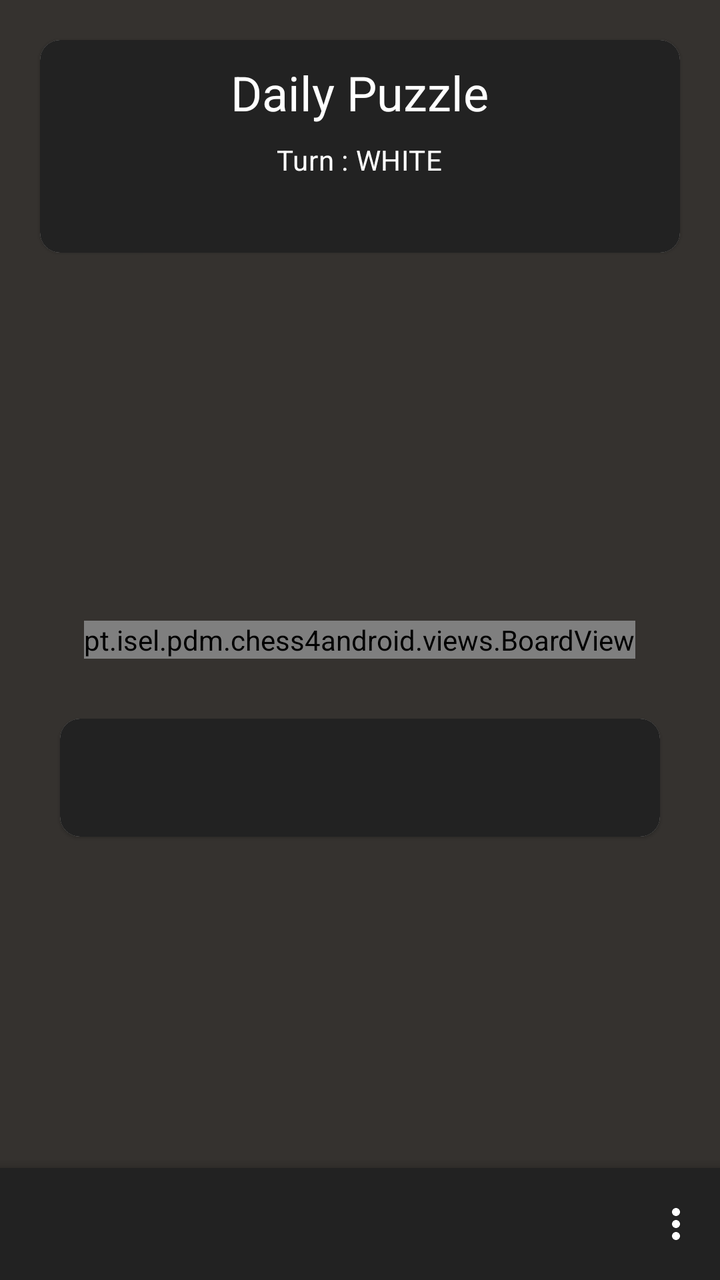
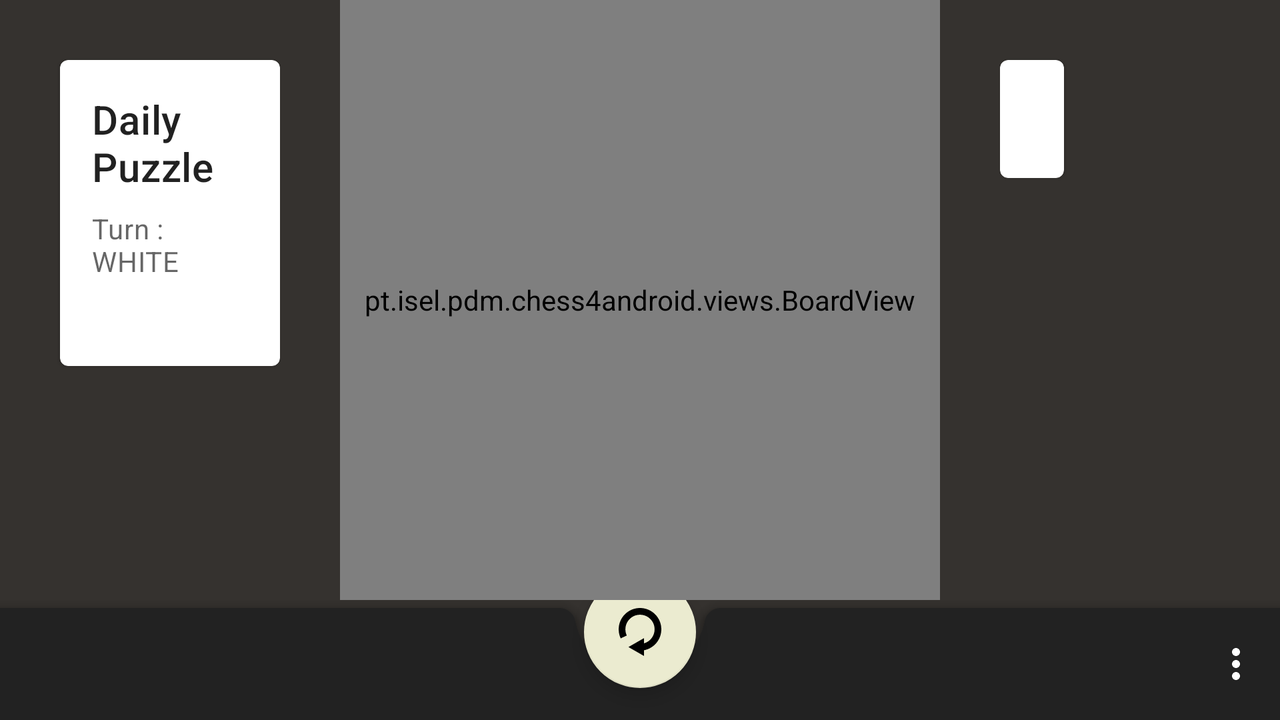

First picture: res/layout/ on a phone held upright. Second picture: the repository's own variant of that layout, on a device whose configuration matches the variant's folder. Source for both follows.
<!-- AndroidManifest.xml: application theme Theme.Chess4Android -->
<!-- res/layout/activity_main.xml -->
<?xml version="1.0" encoding="utf-8"?>
<androidx.constraintlayout.widget.ConstraintLayout xmlns:android="http://schemas.android.com/apk/res/android"
    xmlns:tools="http://schemas.android.com/tools"
    android:layout_width="match_parent"
    android:layout_height="match_parent"
    android:background="@color/chess_board_bk"
    tools:context=".puzzle.MainActivity">


    <RelativeLayout
        android:layout_width="match_parent"
        android:layout_height="match_parent"
        android:layout_marginTop="0dp"
        android:gravity="center_horizontal"
        android:orientation="vertical">

        <pt.isel.pdm.chess4android.views.BoardView
            android:id="@+id/boardView"
            android:layout_width="wrap_content"
            android:layout_height="wrap_content"
            android:layout_centerInParent="true" />


        <com.google.android.material.card.MaterialCardView
            style="@style/MyCardView"
            android:id="@+id/card"
            android:layout_width="match_parent"
            android:layout_height="wrap_content"
            android:layout_margin="20sp">

            <LinearLayout
                android:layout_width="match_parent"
                android:layout_height="wrap_content"
                android:orientation="vertical"
                android:background="@color/dark_grey"
                android:padding="10dp">

                <TextView
                    android:id="@+id/cardTitle"
                    android:layout_width="wrap_content"
                    android:layout_height="wrap_content"
                    android:layout_gravity="center"
                    android:textColor="@color/white"
                    android:text="@string/daily_puzzle"
                    android:textAppearance="?attr/textAppearanceHeadline5" />

                <TextView
                    android:id="@+id/turnText"
                    android:layout_width="wrap_content"
                    android:layout_height="wrap_content"
                    android:layout_marginTop="8dp"
                    android:layout_gravity="center"
                    android:text="@string/turn_text"
                    android:textAppearance="?attr/textAppearanceBody2"
                    android:textColor="@color/white" />

                <TextView
                    android:id="@+id/solution_text"
                    android:layout_width="wrap_content"
                    android:layout_height="wrap_content"
                    android:layout_marginTop="8dp"
                    android:layout_gravity="center"
                    android:text=""
                    android:textAppearance="?attr/textAppearanceBody2"
                    android:textColor="?android:attr/textColorSecondary" />
            </LinearLayout>


        </com.google.android.material.card.MaterialCardView>





        <com.google.android.material.card.MaterialCardView
            style="@style/MyCardView"
            android:id="@+id/moveInfo"
            android:layout_width="match_parent"
            android:layout_height="wrap_content"
            android:layout_below="@id/boardView"
            android:layout_margin="30sp"
            android:background="@color/chess_board_bk"
            >

            <LinearLayout
                android:layout_width="match_parent"
                android:layout_height="wrap_content"
                android:orientation="vertical"
                android:background="@color/dark_grey"
                android:padding="16dp">




                <TextView
                    android:id="@+id/moveInfoText"
                    android:layout_width="wrap_content"
                    android:layout_height="wrap_content"
                    android:layout_gravity="center"
                    android:backgroundTintMode="screen"
                    android:textColor="@color/white"
                    android:textSize="20sp"

                    />
            </LinearLayout>



        </com.google.android.material.card.MaterialCardView>

    </RelativeLayout>


    <androidx.constraintlayout.widget.ConstraintLayout xmlns:app="http://schemas.android.com/apk/res-auto"
        android:layout_width="match_parent"
        android:layout_height="match_parent">



        <androidx.coordinatorlayout.widget.CoordinatorLayout
        android:layout_width="match_parent"
        android:layout_height="match_parent">


        <com.google.android.material.bottomappbar.BottomAppBar
            android:id="@+id/bottomAppBar"
            android:layout_width="match_parent"
            android:layout_height="wrap_content"
            android:layout_gravity="bottom"
            style="@style/Widget.MaterialComponents.BottomAppBar.Colored"
            app:menu="@menu/bottom_navigation_menu"
            android:backgroundTint="@color/dark_grey"
            />

        <com.google.android.material.floatingactionbutton.FloatingActionButton
            android:id="@+id/rotateButton"
            android:layout_width="wrap_content"
            android:layout_height="wrap_content"
            app:srcCompat="@drawable/ic_rotate_option_svgrepo_com"
            app:layout_anchor="@id/bottomAppBar"
            app:backgroundTint="@color/chess_board_white"
            android:visibility="gone"
            android:contentDescription="TODO" />

    </androidx.coordinatorlayout.widget.CoordinatorLayout>
    </androidx.constraintlayout.widget.ConstraintLayout>




</androidx.constraintlayout.widget.ConstraintLayout>
<!-- resources referenced by this layout -->
<resources>
  <color name="chess_board_bk">#35322F</color>
  <color name="chess_board_white">#ebebd0</color>
  <color name="dark_grey">#222222</color>
  <color name="white">#FFFFFFFF</color>
  <!-- drawable ic_rotate_option_svgrepo_com (drawable) -->
  <vector xmlns:android="http://schemas.android.com/apk/res/android"
      android:width="214.367dp"
      android:height="214.367dp"
      android:viewportWidth="214.367"
      android:viewportHeight="214.367">
    <path
        android:fillColor="#FF000000"
        android:pathData="M202.403,95.22c0,46.312 -33.237,85.002 -77.109,93.484v25.663l-69.76,-40l69.76,-40v23.494c27.176,-7.87 47.109,-32.964 47.109,-62.642c0,-35.962 -29.258,-65.22 -65.22,-65.22s-65.22,29.258 -65.22,65.22c0,9.686 2.068,19.001 6.148,27.688l-27.154,12.754c-5.968,-12.707 -8.994,-26.313 -8.994,-40.441C11.964,42.716 54.68,0 107.184,0S202.403,42.716 202.403,95.22z"/>
  </vector>
  <string name="daily_puzzle">Daily Puzzle</string>
  <string name="turn_text">Turn : WHITE</string>
  <style name="MyCardView" parent="@style/Widget.MaterialComponents.CardView">
          <item name="shapeAppearanceOverlay">@style/ShapeAppearanceOverlay.MaterialCardView.Cut</item>
      </style>
  <style name="Theme.Chess4Android" parent="Theme.MaterialComponents.DayNight.NoActionBar">
          
          <item name="colorPrimary">@color/black</item>
          <item name="colorPrimaryVariant">@color/purple_700</item>
          <item name="colorOnPrimary">@color/white</item>
          
          <item name="colorSecondary">@color/teal_200</item>
          <item name="colorSecondaryVariant">@color/teal_700</item>
          <item name="colorOnSecondary">@color/black</item>
          
          <item name="android:statusBarColor" tools:targetApi="l">?attr/colorPrimaryVariant</item>
          
      </style>
  <style name="ShapeAppearanceOverlay.MaterialCardView.Cut" parent="">
          <item name="cornerFamily">rounded</item>
          <item name="cornerSizeTopRight">10dp</item>
          <item name="cornerSizeTopLeft">10dp</item>
          <item name="cornerSizeBottomRight">10dp</item>
          <item name="cornerSizeBottomLeft">10dp</item>
          <item name="colorAccent">@color/white</item>
      </style>
  <color name="black">#FF000000</color>
  <color name="purple_700">#FF3700B3</color>
  <color name="teal_200">#FF03DAC5</color>
  <color name="teal_700">#FF018786</color>
</resources>
<!-- res/layout-land/activity_main.xml (the repository's variant of the layout above) -->
<!-- drawn on the phone turned sideways -->
<?xml version="1.0" encoding="utf-8"?>
<androidx.constraintlayout.widget.ConstraintLayout xmlns:android="http://schemas.android.com/apk/res/android"
    xmlns:app="http://schemas.android.com/apk/res-auto"
    xmlns:tools="http://schemas.android.com/tools"
    android:layout_width="match_parent"
    android:layout_height="match_parent"
    android:background="@color/chess_board_bk"
    tools:context=".puzzle.MainActivity">


    <RelativeLayout
        android:layout_width="match_parent"
        android:layout_height="match_parent"
        android:gravity="center_horizontal"
        android:orientation="vertical">




        <com.google.android.material.card.MaterialCardView
            android:id="@+id/moveInfo"
            android:layout_width="wrap_content"
            android:layout_height="wrap_content"
            android:layout_margin="30sp"
            android:layout_toRightOf="@id/boardView">

            <LinearLayout
                android:layout_width="match_parent"
                android:layout_height="wrap_content"
                android:orientation="vertical"
                android:padding="16dp">

                <TextView
                    android:id="@+id/moveInfoText"
                    android:layout_width="wrap_content"
                    android:layout_height="wrap_content"
                    android:layout_gravity="center"
                    android:text=""
                    android:textAppearance="?attr/textAppearanceHeadline6" />
            </LinearLayout>

        </com.google.android.material.card.MaterialCardView>

        <pt.isel.pdm.chess4android.views.BoardView
            android:id="@+id/boardView"
            android:layout_alignParentTop="true"
            android:layout_width="300dp"
            android:layout_height="300dp"
            android:layout_centerInParent="true" />




        <com.google.android.material.card.MaterialCardView
            android:id="@+id/card"
            android:layout_width="wrap_content"
            android:layout_height="wrap_content"
            android:layout_margin="30dp"
            android:layout_toStartOf="@id/boardView"
            tools:layout_toEndOf="@id/bottomAppBar">

            <LinearLayout
                android:layout_width="match_parent"
                android:layout_height="wrap_content"
                android:orientation="vertical"
                android:padding="16dp">

                
                <TextView
                    android:id="@+id/cardTitle"
                    android:layout_width="wrap_content"
                    android:layout_height="wrap_content"
                    android:text="@string/daily_puzzle"
                    android:textAppearance="?attr/textAppearanceHeadline6" />

                <TextView
                    android:id="@+id/turnText"
                    android:layout_width="wrap_content"
                    android:layout_height="wrap_content"
                    android:layout_marginTop="8dp"
                    android:text="@string/turn_text"
                    android:textAppearance="?attr/textAppearanceBody2"
                    android:textColor="?android:attr/textColorSecondary" />

                <TextView
                    android:id="@+id/moveLeftText"
                    android:layout_width="wrap_content"
                    android:layout_height="wrap_content"
                    android:layout_marginTop="8dp"

                    android:text=""
                    android:textAppearance="?attr/textAppearanceBody2"
                    android:textColor="?android:attr/textColorSecondary" />
            </LinearLayout>

        </com.google.android.material.card.MaterialCardView>





        <androidx.coordinatorlayout.widget.CoordinatorLayout
            android:layout_width="match_parent"
            android:layout_height="match_parent"
            android:layout_below="@id/boardView">


            <com.google.android.material.bottomappbar.BottomAppBar
                android:id="@+id/bottomAppBar"
                style="@style/Widget.MaterialComponents.BottomAppBar.Colored"
                android:layout_width="match_parent"
                android:layout_height="wrap_content"
                android:layout_gravity="bottom"
                android:backgroundTint="@color/dark_grey"
                app:menu="@menu/bottom_navigation_menu" />

            <com.google.android.material.floatingactionbutton.FloatingActionButton
                android:id="@+id/rotateButton"
                android:layout_width="wrap_content"
                android:layout_height="wrap_content"
                android:contentDescription="TODO"
                app:backgroundTint="@color/chess_board_white"
                app:layout_anchor="@id/bottomAppBar"
                app:srcCompat="@drawable/ic_rotate_option_svgrepo_com" />

        </androidx.coordinatorlayout.widget.CoordinatorLayout>

    </RelativeLayout>


</androidx.constraintlayout.widget.ConstraintLayout>
<!-- resources referenced by the variant -->
<!-- as the phone turned sideways resolves them -->
<resources>
  <color name="chess_board_bk">#35322F</color>
  <color name="chess_board_white">#ebebd0</color>
  <color name="dark_grey">#222222</color>
  <!-- drawable ic_rotate_option_svgrepo_com (drawable) -->
  <vector xmlns:android="http://schemas.android.com/apk/res/android"
      android:width="214.367dp"
      android:height="214.367dp"
      android:viewportWidth="214.367"
      android:viewportHeight="214.367">
    <path
        android:fillColor="#FF000000"
        android:pathData="M202.403,95.22c0,46.312 -33.237,85.002 -77.109,93.484v25.663l-69.76,-40l69.76,-40v23.494c27.176,-7.87 47.109,-32.964 47.109,-62.642c0,-35.962 -29.258,-65.22 -65.22,-65.22s-65.22,29.258 -65.22,65.22c0,9.686 2.068,19.001 6.148,27.688l-27.154,12.754c-5.968,-12.707 -8.994,-26.313 -8.994,-40.441C11.964,42.716 54.68,0 107.184,0S202.403,42.716 202.403,95.22z"/>
  </vector>
  <string name="daily_puzzle">Daily Puzzle</string>
  <string name="turn_text">Turn : WHITE</string>
  <style name="Theme.Chess4Android" parent="Theme.MaterialComponents.DayNight.NoActionBar">
          
          <item name="colorPrimary">@color/black</item>
          <item name="colorPrimaryVariant">@color/purple_700</item>
          <item name="colorOnPrimary">@color/white</item>
          
          <item name="colorSecondary">@color/teal_200</item>
          <item name="colorSecondaryVariant">@color/teal_700</item>
          <item name="colorOnSecondary">@color/black</item>
          
          <item name="android:statusBarColor" tools:targetApi="l">?attr/colorPrimaryVariant</item>
          
      </style>
  <color name="black">#FF000000</color>
  <color name="purple_700">#FF3700B3</color>
  <color name="white">#FFFFFFFF</color>
  <color name="teal_200">#FF03DAC5</color>
  <color name="teal_700">#FF018786</color>
</resources>
